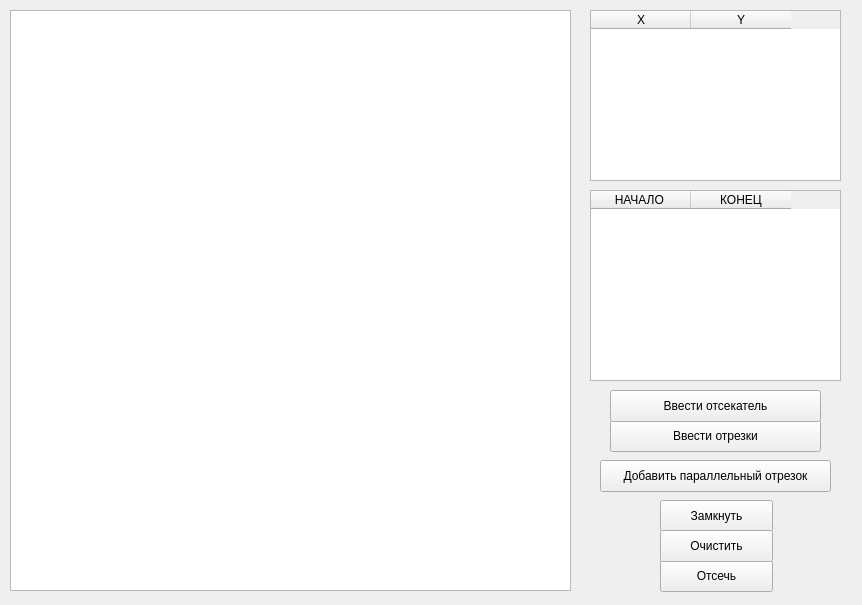
<?xml version="1.0" encoding="UTF-8"?>
<ui version="4.0">
 <class>MainWindow</class>
 <widget class="QMainWindow" name="MainWindow">
  <property name="geometry">
   <rect>
    <x>0</x>
    <y>0</y>
    <width>862</width>
    <height>605</height>
   </rect>
  </property>
  <property name="windowTitle">
   <string>Отсечение отрезков выпуклым отсекателем</string>
  </property>
  <widget class="QWidget" name="centralwidget">
   <widget class="QGraphicsView" name="view">
    <property name="geometry">
     <rect>
      <x>10</x>
      <y>10</y>
      <width>561</width>
      <height>581</height>
     </rect>
    </property>
   </widget>
   <widget class="QTableWidget" name="table_rect">
    <property name="geometry">
     <rect>
      <x>590</x>
      <y>10</y>
      <width>251</width>
      <height>171</height>
     </rect>
    </property>
    <column>
     <property name="text">
      <string>X</string>
     </property>
    </column>
    <column>
     <property name="text">
      <string>Y</string>
     </property>
    </column>
   </widget>
   <widget class="QPushButton" name="paint">
    <property name="geometry">
     <rect>
      <x>660</x>
      <y>560</y>
      <width>113</width>
      <height>32</height>
     </rect>
    </property>
    <property name="text">
     <string>Отсечь</string>
    </property>
   </widget>
   <widget class="QPushButton" name="lock">
    <property name="geometry">
     <rect>
      <x>660</x>
      <y>500</y>
      <width>113</width>
      <height>32</height>
     </rect>
    </property>
    <property name="text">
     <string>Замкнуть</string>
    </property>
   </widget>
   <widget class="QPushButton" name="erase">
    <property name="geometry">
     <rect>
      <x>660</x>
      <y>530</y>
      <width>113</width>
      <height>32</height>
     </rect>
    </property>
    <property name="text">
     <string>Очистить</string>
    </property>
   </widget>
   <widget class="QPushButton" name="bars">
    <property name="geometry">
     <rect>
      <x>610</x>
      <y>420</y>
      <width>211</width>
      <height>32</height>
     </rect>
    </property>
    <property name="text">
     <string>Ввести отрезки</string>
    </property>
   </widget>
   <widget class="QPushButton" name="rect">
    <property name="geometry">
     <rect>
      <x>610</x>
      <y>390</y>
      <width>211</width>
      <height>32</height>
     </rect>
    </property>
    <property name="text">
     <string>Ввести отсекатель</string>
    </property>
   </widget>
   <widget class="QTableWidget" name="table_bars">
    <property name="geometry">
     <rect>
      <x>590</x>
      <y>190</y>
      <width>251</width>
      <height>191</height>
     </rect>
    </property>
    <column>
     <property name="text">
      <string>НАЧАЛО </string>
     </property>
    </column>
    <column>
     <property name="text">
      <string>КОНЕЦ</string>
     </property>
    </column>
   </widget>
   <widget class="QPushButton" name="ect">
    <property name="geometry">
     <rect>
      <x>600</x>
      <y>460</y>
      <width>231</width>
      <height>32</height>
     </rect>
    </property>
    <property name="text">
     <string>Добавить параллельный отрезок</string>
    </property>
   </widget>
  </widget>
 </widget>
 <resources/>
 <connections/>
</ui>
